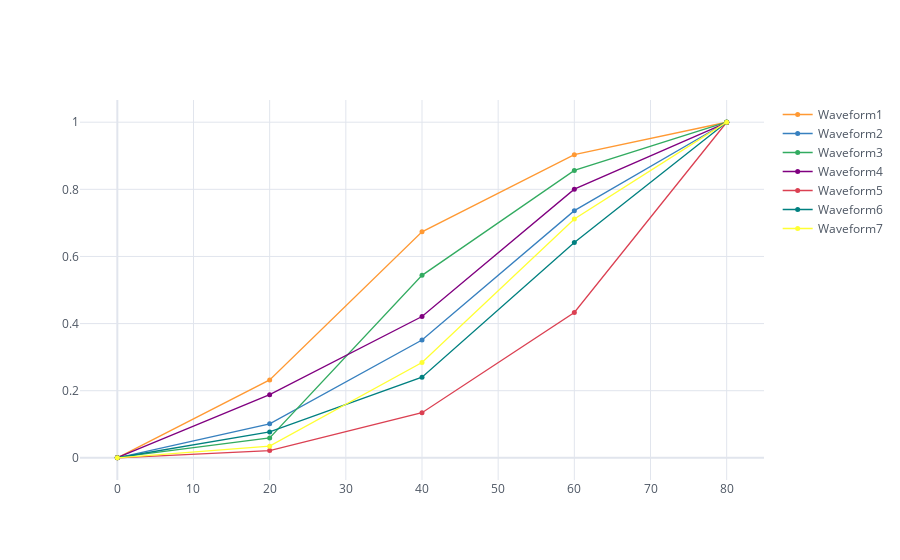
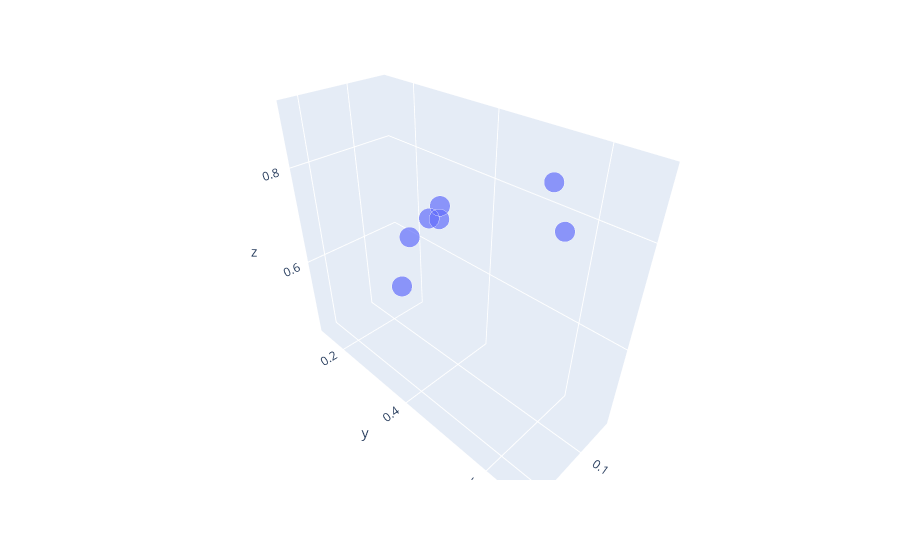
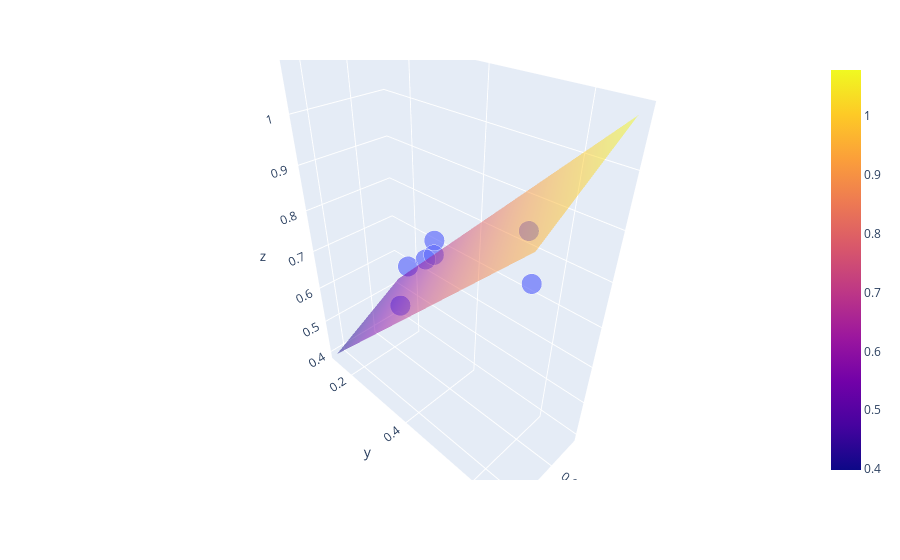

Source (notebook cell) for these figures, in order:
### Code cell
import plotly.graph_objects as go
import plotly.express as px
from sklearn import linear_model

df_waveforms = pd.DataFrame({"Waveform1":[0.0000,0.2321,0.6734,0.9032,0.9998],
                             "Waveform2":[0.0001,0.1013,0.3512,0.7365,1.0000],
                             "Waveform3":[0.0012,0.0594,0.5437,0.8563,1.0002],
                             "Waveform4":[0.0007,0.1882,0.4210,0.8005,0.9989],
                             "Waveform5":[0.0000,0.0217,0.1345,0.4332,0.9999],
                             "Waveform6":[0.0003,0.0773,0.2402,0.6416,0.9999],
                             "Waveform7":[-0.0001,0.0348,0.2839,0.7114,1.0001],
                            }, index=[0,20,40,60,80])
df_waveforms.iplot(theme="white",mode = 'lines+markers', size  = 5)
x,y,z = df_waveforms.iloc[1:4].to_dict("split")["data"]
df_waveforms = df_waveforms.set_index(pd.Series(["0","x","y","z","1"])).transpose()
df_waveforms["size"] = 0.4
fig = px.scatter_3d(df_waveforms, x="x", y="y", z="z", size="size")

# barycenter of the points
# compute centered coordinates
coords = np.array([[xi,yi,zi] for xi,yi,zi in zip(x,y,z)])
G = coords.sum(axis=0) / coords.shape[0]

# run SVD
u, s, vh = np.linalg.svd(coords - G)

# unitary normal vector
a,b,n = u_norm = vh[2, :]
# print(u_norm)

# Definition of the domain
x_ = np.linspace(min(x), max(x), 100)
y_ = np.linspace(min(y), max(y), 100)
X, Y = np.meshgrid(x_, y_)
# print(G)
d = a * G[0] + b * G[1] + n * G[2]#-0.45
# print(d)
Z = d/n - a/n * X -b/n * Y

fig.show(style="white")
# Add the y = x plane to the plot
fig.add_trace(go.Surface(z=Z, x=X, y=Y, opacity=0.5))

# x_end = [1, 2, 2]
# y_end = [3, 5, 4]
# x_start = [0, 1, 3]
# y_start = [4, 4, 4]

# list_of_all_arrows = []
# for x0,y0,x1,y1 in zip(x_end, y_end, x_start, y_start):
#     arrow = go.layout.Annotation(dict(
#                     x=x0,
#                     y=y0,
#                     xref="x", yref="y",
#                     text="",
#                     showarrow=True,
#                     axref="x", ayref='y',
#                     ax=x1,
#                     ay=y1,
#                     arrowhead=3,
#                     arrowwidth=1.5,
#                     arrowcolor='rgb(255,51,0)',)
#                 )
#     list_of_all_arrows.append(arrow)

# fig.update_layout(annotations=list_of_all_arrows)
# fig.write_html("Fig.html")
fig.show(style="white")

### Figure 1 — Plotly figure (JSON) as saved in the notebook; plotly's stock layout.template omitted (floating-point values rounded to 4 significant figures)
{"data": [{"line": {"color": "rgba(255, 153, 51, 1.0)", "dash": "solid", "shape": "linear", "width": 1.3}, "marker": {"size": 5, "symbol": "circle"}, "mode": "lines+markers", "name": "Waveform1", "text": "", "type": "scatter", "x": [0, 20, 40, 60, 80], "y": [0, 0.2321, 0.6734, 0.9032, 0.9998]}, {"line": {"color": "rgba(55, 128, 191, 1.0)", "dash": "solid", "shape": "linear", "width": 1.3}, "marker": {"size": 5, "symbol": "circle"}, "mode": "lines+markers", "name": "Waveform2", "text": "", "type": "scatter", "x": [0, 20, 40, 60, 80], "y": [0.0001, 0.1013, 0.3512, 0.7365, 1]}, {"line": {"color": "rgba(50, 171, 96, 1.0)", "dash": "solid", "shape": "linear", "width": 1.3}, "marker": {"size": 5, "symbol": "circle"}, "mode": "lines+markers", "name": "Waveform3", "text": "", "type": "scatter", "x": [0, 20, 40, 60, 80], "y": [0.0012, 0.0594, 0.5437, 0.8563, 1.0]}, {"line": {"color": "rgba(128, 0, 128, 1.0)", "dash": "solid", "shape": "linear", "width": 1.3}, "marker": {"size": 5, "symbol": "circle"}, "mode": "lines+markers", "name": "Waveform4", "text": "", "type": "scatter", "x": [0, 20, 40, 60, 80], "y": [0.0007, 0.1882, 0.421, 0.8005, 0.9989]}, {"line": {"color": "rgba(219, 64, 82, 1.0)", "dash": "solid", "shape": "linear", "width": 1.3}, "marker": {"size": 5, "symbol": "circle"}, "mode": "lines+markers", "name": "Waveform5", "text": "", "type": "scatter", "x": [0, 20, 40, 60, 80], "y": [0, 0.0217, 0.1345, 0.4332, 0.9999]}, {"line": {"color": "rgba(0, 128, 128, 1.0)", "dash": "solid", "shape": "linear", "width": 1.3}, "marker": {"size": 5, "symbol": "circle"}, "mode": "lines+markers", "name": "Waveform6", "text": "", "type": "scatter", "x": [0, 20, 40, 60, 80], "y": [0.0003, 0.0773, 0.2402, 0.6416, 0.9999]}, {"line": {"color": "rgba(255, 255, 51, 1.0)", "dash": "solid", "shape": "linear", "width": 1.3}, "marker": {"size": 5, "symbol": "circle"}, "mode": "lines+markers", "name": "Waveform7", "text": "", "type": "scatter", "x": [0, 20, 40, 60, 80], "y": [-0.0001, 0.0348, 0.2839, 0.7114, 1.0]}], "layout": {"legend": {"bgcolor": "#FFFFFF", "font": {"color": "#4D5663"}}, "paper_bgcolor": "#FFFFFF", "plot_bgcolor": "#FFFFFF", "title": {"font": {"color": "#4D5663"}}, "xaxis": {"gridcolor": "#E1E5ED", "showgrid": true, "tickfont": {"color": "#4D5663"}, "title": {"font": {"color": "#4D5663"}, "text": ""}, "zerolinecolor": "#E1E5ED"}, "yaxis": {"gridcolor": "#E1E5ED", "showgrid": true, "tickfont": {"color": "#4D5663"}, "title": {"font": {"color": "#4D5663"}, "text": ""}, "zerolinecolor": "#E1E5ED"}}}

### Figure 2 — Plotly figure (JSON) as saved in the notebook; plotly's stock layout.template omitted (floating-point values rounded to 4 significant figures)
{"data": [{"hovertemplate": "x=%{x}<br>y=%{y}<br>z=%{z}<br>size=%{marker.size}<extra></extra>", "legendgroup": "", "marker": {"color": "#636efa", "size": [0.4, 0.4, 0.4, 0.4, 0.4, 0.4, 0.4], "sizemode": "area", "sizeref": 0.001, "symbol": "circle"}, "mode": "markers", "name": "", "scene": "scene", "showlegend": false, "type": "scatter3d", "x": [0.2321, 0.1013, 0.0594, 0.1882, 0.0217, 0.0773, 0.0348], "y": [0.6734, 0.3512, 0.5437, 0.421, 0.1345, 0.2402, 0.2839], "z": [0.9032, 0.7365, 0.8563, 0.8005, 0.4332, 0.6416, 0.7114]}], "layout": {"legend": {"itemsizing": "constant", "tracegroupgap": 0}, "margin": {"t": 60}, "scene": {"domain": {"x": [0, 1], "y": [0, 1]}, "xaxis": {"title": {"text": "x"}}, "yaxis": {"title": {"text": "y"}}, "zaxis": {"title": {"text": "z"}}}}}

### Figure 3 — Plotly figure (JSON) as saved in the notebook; plotly's stock layout.template omitted (floating-point values rounded to 4 significant figures; data arrays with more than 128 entries replaced by an {"elided": "..."} marker saying what was removed)
{"data": [{"hovertemplate": "x=%{x}<br>y=%{y}<br>z=%{z}<br>size=%{marker.size}<extra></extra>", "legendgroup": "", "marker": {"color": "#636efa", "size": [0.4, 0.4, 0.4, 0.4, 0.4, 0.4, 0.4], "sizemode": "area", "sizeref": 0.001, "symbol": "circle"}, "mode": "markers", "name": "", "scene": "scene", "showlegend": false, "type": "scatter3d", "x": [0.2321, 0.1013, 0.0594, 0.1882, 0.0217, 0.0773, 0.0348], "y": [0.6734, 0.3512, 0.5437, 0.421, 0.1345, 0.2402, 0.2839], "z": [0.9032, 0.7365, 0.8563, 0.8005, 0.4332, 0.6416, 0.7114]}, {"opacity": 0.5, "type": "surface", "x": {"elided": "100x100 float values"}, "y": {"elided": "100x100 float values"}, "z": {"elided": "100x100 float values"}}], "layout": {"legend": {"itemsizing": "constant", "tracegroupgap": 0}, "margin": {"t": 60}, "scene": {"domain": {"x": [0, 1], "y": [0, 1]}, "xaxis": {"title": {"text": "x"}}, "yaxis": {"title": {"text": "y"}}, "zaxis": {"title": {"text": "z"}}}}}
